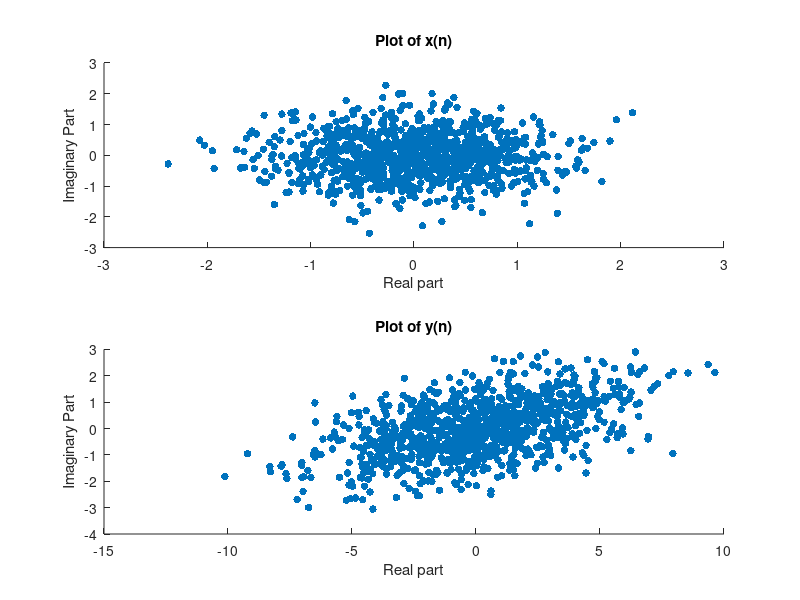

The MATLAB source for this figure: (Note: this script raises an error after producing the figure.)
%% ASP&MI Part 3 

clear all 
close all

%% 3.1

%a) ACLMS and CLMS

b1 = 1.5 + 1i;
b2 = 2.5 - 0.5i;
var = 1;
N = 1000;
for k = 1:100
    x(k,:) = sqrt(var/ 2) * (randn(1, N) + (1i * randn(1, N)));
end
y = zeros(100,N);
for k=1:100
    y(k,1) = x(k,1);
    for n = 2:N
        y(k,n) = x(k,n) + b1*x(k,n-1) + b2*conj(x(k,n-1));
    end
end
figure(1)
subplot(2,1,1)
scatter(real(x(1,:)), imag(x(1,:)), 30, "filled")
xlabel('Real part')
ylabel('Imaginary Part')
title('Plot of x(n)')
subplot(2,1,2)
scatter(real(y(1,:)), imag(y(1,:)), 30, "filled")
xlabel('Real part')
ylabel('Imaginary Part')
title('Plot of y(n)')

yCLMS =  zeros(100,N);
hCLMS = zeros(2,N+1,100);
eCLMS = zeros(100,N);
yACLMS =  zeros(100,N);
hACLMS = zeros(2,N+1,100);
eACLMS = zeros(100,N);
mu=0.1;
for k=1:100
    [yCLMS(k,:), ~, eCLMS(k,:)]= CLMS(x(k,:),y(k,:),2,N,mu, 'Identification');
    [yACLMS(k,:), ~, ~, eACLMS(k,:)]= ACLMS(x(k,:),y(k,:),2,N,mu, 'Identification');
end
Avg_CLMSe = mean(abs(eCLMS.^2));
Avg_ACLMSe = mean(abs(eACLMS.^2));
figure(2)
plot(1:N, 10*log10(Avg_CLMSe))
hold on
plot(1:N, 10*log10(Avg_ACLMSe))
legend('CLMS', 'ACLMS')
title('Learning curve of CLMS and ACLMS')
xlabel('Time index')
ylabel('Error in dB')

%b) Wind regimes

load('high-wind.mat')
N = length(v_east);
v_high = zeros(1,N);
for n=1:N
    v_high(n) = v_east(n) + 1i*v_north(n);
end

load('low-wind.mat')
v_low = zeros(1,N);
for n=1:N
    v_low(n) = v_east(n) + 1i*v_north(n);
end

load('medium-wind.mat')
v_medium = zeros(1,N);
for n=1:N
    v_medium(n) = v_east(n) + 1i*v_north(n);
end

rho_low = coeff_circularity(v_low);
rho_medium = coeff_circularity(v_medium);
rho_high = coeff_circularity(v_high);

figure(3)
subplot(3,1,1)
scatter(real(v_low), imag(v_low), 30, "filled")
xlabel('Real part')
ylabel('Imaginary part')
title('Scatter diagram of low wind regime')
grid on, grid minor
subplot(3,1,2)
scatter(real(v_medium), imag(v_medium), 30, "filled")
xlabel('Real part')
ylabel('Imaginary part')
title('Scatter diagram of medium wind regime')
grid on, grid minor
subplot(3,1,3)
scatter(real(v_high), imag(v_high), 30, "filled")
xlabel('Real part')
ylabel('Imaginary part')
title('Scatter diagram of high wind regime')
grid on, grid minor

wind = [v_low; v_medium; v_high];
mu = [0.1, 0.01, 0.001];
M = reshape(1:25,1,25);
for p = 1:3
    loweCLMS = zeros(max(M),N);
    loweACLMS = zeros(max(M),N);
    for k = 1:length(M)
        [~, ~, loweCLMS(k,:)]= CLMS(wind(p,:),wind(p,:),M(k),N,mu(p), 'Prediction');
        [~, ~, ~, loweACLMS(k,:)]= ACLMS(wind(p,:),wind(p,:),M(k),N,mu(p), 'Prediction');
    end
    for k=1:max(M)
       Avg_eclms(p,k) =mean(abs(loweCLMS(k,k:end).^2) );
       Avg_eaclms(p,k) =mean(abs(loweACLMS(k,k:end).^2) );
    end
end

figure(4)
for p=1:3
    subplot(3,1,p)
    plot(1:max(M), 10*log10(Avg_eclms(p,:)))
    hold on
    plot(1:max(M), 10*log10(Avg_eaclms(p,:)))
    legend('CLMS', 'ACLMS')
    title('Learning curve of CLMS and ACLMS')
    xlabel('Time index')
    ylabel('Error in dB')
    grid on, grid minor
end

%c) Complex Voltages: Balanced and Unbalanced System

fo = 50;
fs = 5000;
N = 1500;
n = 1:N;
V = ones(3,1);
phi = [0; -(2*pi/3); 2*pi/3];
delta = zeros(3,1);
v = V.*cos(2*pi*n*(fo/fs)+delta+phi);
clarkematrix = (sqrt(2/3))*[sqrt(2)/2, sqrt(2)/2, sqrt(2)/2; ...
                1, -1/2, -1/2;...
                0, sqrt(3)/2, -sqrt(3)/2];
vclarke = clarkematrix*v;
vfinal = vclarke(2,:) + vclarke(3,:)*1i;

figure(5)
subplot(1,3,1)
plot(real(vfinal), imag(vfinal))
xlabel('Real Part')
ylabel('Imaginary Part')
title('Balanced System with V = 1')
res1 = coeff_circularity(vfinal);

delta_unbal = [0; 0.2; 0.4];
Vc = [0.2, 0.4, 0.8, 3, 4];
subplot(1,3,2)
for q = 1:length(Vc)
    V_unbal = [1; 2; Vc(q)];
    v_unbal = V_unbal.*cos(2*pi*n*(fo/fs)+delta_unbal+phi);
    vclarke_unbal = clarkematrix*v_unbal;
    vfinal_unbal = vclarke_unbal(2,:) + vclarke_unbal(3,:)*1i;
    hold on
    plot(real(vfinal_unbal), imag(vfinal_unbal))
end
xlabel('Real Part')
ylabel('Imaginary Part')
legend(['V_c = ', num2str(Vc(1))], ['V_c  = ', num2str(Vc(2))], ['V_c  = ', num2str(Vc(3))], ['V_c  = ', num2str(Vc(4))])
title('Unbalanced System with varying V_c: V_b = 2, V_a = 1, \Delta_b = 0.2 and \Delta_c = 0.4')

delta_c = [0.1, 0.4, 0.8, 0.9];
subplot(1,3,3)
for q = 1:length(delta_c)
    delta_unbal = [0; 0.5; delta_c(q)];
    V_unbal = [1; 2; 4];
    v_unbal = V_unbal.*cos(2*pi*n*(fo/fs)+delta_unbal+phi);
    vclarke_unbal = clarkematrix*v_unbal;
    vfinal_unbal = vclarke_unbal(2,:) + vclarke_unbal(3,:)*1i;
    hold on
    plot(real(vfinal_unbal), imag(vfinal_unbal))
end
xlabel('Real Part')
ylabel('Imaginary Part')
legend(['\Delta_c = ', num2str(delta_c(1))], ['\Delta_c = ', num2str(delta_c(2))], ['\Delta_c = ', num2str(delta_c(3))], ['\Delta_c = ', num2str(delta_c(4))])
title('Unbalanced System with varying \Delta_c: \Delta_b = 0.5 and V_a = 1, V_b = 2 and V_c = 4')

res = coeff_circularity(vfinal_unbal);

%e) Frequency estimation with CLMS and ACLMS

mu = 0.05;
M = 1;
[~, h1, e]= CLMS(vfinal,vfinal,M,N,mu,'Prediction');
h1 = conj(h1);
fo_CLMS = (fs/(2*pi))*atan(imag(h1(2:end))./real(h1(2:end)));
figure(6)
subplot(1,2,1)
plot(1:N, 10*log10(abs(e.^2)))
[~, h, g, err]= ACLMS(vfinal,vfinal,M,N,mu,'Prediction');
h = conj(h);
g = conj(g);
fo_ACLMS = (fs/(2*pi))*atan(sqrt((imag(h(2:end)).^2 - (abs(g(2:end))).^2))./real(h(2:end)));
hold on 
plot(1:N, 10*log10(abs(err.^2)))
ylabel('Squared error prediction')
xlabel('Sample number')
legend('CLMS', 'ACLMS')
title('Prediction error of frequency estimation of the \alpha - \beta voltages')

subplot(1,2,2)
plot(1:N, fo_CLMS)
hold on
plot(1:N, fo_ACLMS)
xlabel('Sample number')
ylabel('Frequency Estimation')
title('Nominal frequency estimation')
legend('CLMS','ACLMS')


[~, h1, e]= CLMS(vfinal_unbal,vfinal_unbal,M,N,mu,'Prediction');
h1 = conj(h1);
fo_CLMSunbal = (fs/(2*pi))*atan(imag(h1(2:end))./real(h1(2:end)));
figure(7)
plot(1:N, 10*log10(abs(e.^2)))
[~, h, g, err]= ACLMS(vfinal_unbal,vfinal_unbal,M,N,mu,'Prediction');
h = conj(h);
g = conj(g);
fo_ACLMSunbal = (fs/(2*pi))*atan(sqrt((imag(h(2:end)).^2 - (abs(g(2:end))).^2))./real(h(2:end)));
hold on
plot(1:N, 10*log10(abs(err.^2)))
ylabel('Squared error prediction')
xlabel('Sample number')
legend('CLMS', 'ACLMS')
title('Prediction error of frequency estimation of the \alpha - \beta voltages')

figure(8)
plot(1:N, fo_CLMSunbal)
hold on
plot(1:N, fo_ACLMSunbal)
ylim([-160 160])
xlabel('Sample number')
ylabel('Frequency')
title('Nominal frequency estimation')
legend('CLMS','ACLMS')

delta_unbal = [0; 0.2; 0.4];
V_unbal = [1; 0.5; 1.5];
v_unbal = V_unbal.*cos(2*pi*n*(fo/fs)+delta_unbal+phi);
vclarke_unbal = clarkematrix*v_unbal;
vfinal_unbal(q,:) = vclarke_unbal(2,:) + vclarke_unbal(3,:)*1i;
[~, h1, e]= CLMS(vfinal_unbal(q,:),vfinal_unbal(q,:),M,N,mu,'Prediction');
h1 = conj(h1);
fo_CLMSunbal = (fs/(2*pi))*atan(imag(h1(2:end))./real(h1(2:end)));

figure(9)
subplot(1,2,1)
plot(1:N, 10*log10(abs(e.^2)))
[~, h, g, err]= ACLMS(vfinal_unbal(q,:),vfinal_unbal(q,:),M,N,mu,'Prediction');
h = conj(h);
g = conj(g);
fo_ACLMSunbal = (fs/(2*pi))*atan(sqrt((imag(h(2:end)).^2 - (abs(g(2:end))).^2))./real(h(2:end)));
hold on
plot(1:N, 10*log10(abs(err.^2)))
ylabel('Squared error prediction')
xlabel('Sample number')
legend('CLMS', 'ACLMS')
title('Prediction error of frequency estimation of the \alpha - \beta voltages')
subplot(1,2,2)
plot(1:N, fo_CLMSunbal)
hold on
plot(1:N, fo_ACLMSunbal)
ylim([-160 160])
xlabel('Sample number')
ylabel('Frequency')
title('Nominal frequency estimation')
legend('CLMS','ACLMS')
ylim([0, 120])

    
%% 3.2

clear h
clear w
clear y 

% a) FM signal with AR power spectrum
 
var = 0.05; 
N = 1500;
noise = sqrt(var/ 2) * (randn(1, N) + (1i * randn(1, N)));

fs = 1000;
for n = 1:N
   if n <=500
    f(n) = 100;
    phi(n) =  100*n;
   elseif n >= 1001
     f(n) = 100 + ((n-1000)/25)^(2);
     phi(n) = ((1/3)*(n^(3)/(25^(2)))) - ((1.6)*n^(2)) + (1700*n);  
   else
       f(n) = 100 + ((n-500)/2);
     phi(n) = (-150*n) + (0.25*n^(2));
   end
end
y = exp(1i*((2*pi)/fs)*phi')+noise;

figure(10)
order = [1, 10];
 for p = 1:2
     a = aryule(y, order(p)); 
     [h, w] = freqz(1, a, N, fs);
     subplot(1,2,p)
     plot(w,20*log10(abs(h)))
     xlabel('Frequency (Hz)')
     ylabel('Power Spectral Density (PSD) dB')
      title(['AR(',num2str(order(p)),') model of y'])
      grid on, grid minor
 end
 
 figure(11)
  order = [1, 10];
  t = 1;
 for p = 1:2
     a = aryule(y(1:500), order(p)); 
     [h, w] = freqz(1, a, 500, fs);
     subplot(2,3,t)
     plot(w,20*log10(abs(h)))
     xlabel('Frequency (Hz)')
     ylabel('Power Spectral Density (PSD) dB')
     title(['AR(',num2str(order(p)),') model of y(1:500)'])
     grid on, grid minor
     a = aryule(y(501:1000), order(p)); 
     [h, w] = freqz(1, a, 500, fs);
     subplot(2,3,t+1)
     plot(w,20*log10(abs(h)))
     xlabel('Frequency (Hz)')
     ylabel('Power Spectral Density (PSD) dB')
     title(['AR(',num2str(order(p)),') model of y(501:1000)'])
     grid on, grid minor
     a = aryule(y(1001:1500), order(p)); 
     [h, w] = freqz(1, a, 500, fs);
     subplot(2,3,t+2)
     plot(w,20*log10(abs(h)))
     xlabel('Frequency (Hz)')
     ylabel('Power Spectral Density (PSD) dB')
     title(['AR(',num2str(order(p)),') model of y(1001:1500)'])
     grid on, grid minor
     t = 4;
 end
 
 %b) CLMS to estimate AR coefficients

clear h
clear w

figure(12)
subplot(2,3,[1,3])
plot(1:N,f)
xlabel('Time index')
ylabel('Frequency (Hz)')
grid on, grid minor
title('Original time-frequency spectrum')

M = 1;
mu = [0.1, 0.05, 0.01];
for b = 1:length(mu) 
    for n = 1:N
     [~, h1, ~]= CLMS(y,y,M,N,mu(b),'Prediction');
    % Run complex-valued LMS algorithm to estimate AR coefficient a?1(n)
     [h ,w]= freqz(1 , [1; -conj(h1(n))], 1024, fs);  % Compute power spectrum
     Ht(:, n) = abs(h).^2; % Store it in a matrix;
    end
    % Remove outliers in the matrix H
    medianH = 50*median(median(Ht));
    Ht(Ht > medianH) = medianH;
    % Plot time-frequency diagram
    subplot(2,3,b+3)
    surf(1:N, w, Ht, "LineStyle", "none");
    view(2);
    xlabel('Time index (n)')
    ylabel('Frequency (Hz)')
    title(['Estimated time-frequency spectrum: \mu =',num2str(mu(b))])
end

%% 3.3

%c) DFT-CLMS algorithm

% FM signal from 3.2
clear x

var = 0.05; 
N = 1500;
    noise = sqrt(var/ 2) * (randn(1, N) + (1i * randn(1, N)));
fs = 1500;
for n = 1:N
   if n <=500
    f(n) = 100;
    phi(n) =  100*n;
   elseif n >= 1001
     f(n) = 100 + ((n-1000)/25)^(2);
     phi(n) = ((1/3)*(n^(3)/(25^(2)))) - ((1.6)*n^(2)) + (1700*n);  
   else
       f(n) = 100 + ((n-500)/2);
     phi(n) = (-150*n) + (0.25*n^(2));
   end
end

y = exp(1i*((2*pi)/fs)*phi')+noise;
M = 1;
mu = 0.05;
K = 2080;
F = zeros(N,K);

for n = 1:N
    for  p = 0:K-1
        F(n,p+1) = exp((1i*2*pi*n*p)/K);
    end
    x(:,n) = (1/K)*F(n,:)';
end
gamma = [0.5, 1, 3];

figure(13)
for i=1:length(gamma)
    [~, hDFT, ~]= DTFCLMS(x,y',K,N,mu,gamma(i));
    H = abs(hDFT).^2; % Store it in a matrix;
    w = (0:(K-1)) .* (fs / K);
    % Remove outliers in the matrix H
    medianH = 50*median(median(H));
    H(H > medianH) = medianH;
    % Plot time-frequency diagram
    subplot(1,3,i)
    surf(1:N, w, H, "LineStyle", "none");
    view(2);
    xlabel('Time index (n)')
    ylabel('Frequency (Hz)')
    ylim([0, 500])
    colorbar
    title(['Estimated time-frequency spectrum: \gamma =',num2str(gamma(i))])
end

 %d) DFT-CLMS for EEG signal
 
 load ('EEG_Data_Assignment1')
 a = 500;
 POz = POz(a:a+1200-1);
 N = length(POz);
 K = 2080;
 fs = 1200;
 F = zeros(N,K);
 mu = 0.1;
 for n = 1:N
    for  p = 0:K-1
        F(n,p+1) = exp((1i*2*pi*n*p)/K);
    end
    x(:,n) = (1/K)*F(n,:)';
 end
 
figure(14)

[~, hDFT, ~]= DTFCLMS(x,POz',K,N,mu,0);

H = abs(hDFT).^2; % Store it in a matrix;
w = (0:(K-1)) .* (fs / K);

% Remove outliers in the matrix H
medianH = 50*median(median(H));
H(H > medianH) = medianH;
% Plot time-frequency diagram
surf(1:N, w, H, "LineStyle", "none");
view(2);
xlabel('Time index (n)')
ylabel('Frequency (Hz)')
ylim([0, 80])
title('Time-frequency diagram with \mu = 0.1')
colorbar